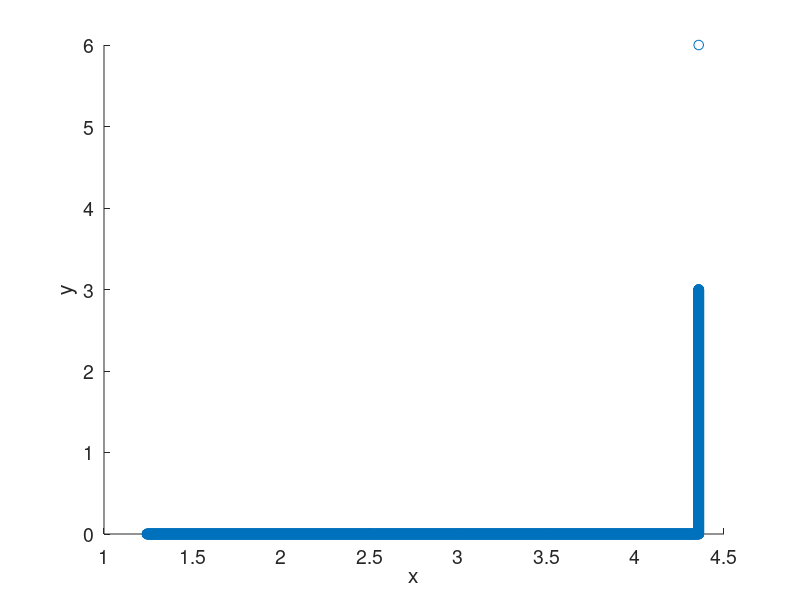

This figure's MATLAB source: (Note: this script raises an error after producing the figure.)
%%
load('Mpc_result.mat')
load('Los_result.mat')

figure();
hold on;

groundtruth1(:,1) = [1.242:0.001:4.357];
groundtruth1(:,2) = 0;
groundtruth2(:,2) = [0:0.001:3,6];
groundtruth2(:,1) = 4.357;
groundtruth = [groundtruth1;groundtruth2];


xlabel('x');
ylabel('y');
set(gca,'FontSize',14);  
% hd(7) = scatter(ground_truth(:,1),ground_truth(:,2),20,"g*");
hd(3)= scatter(groundtruth(:,1),groundtruth(:,2),50,"g.");
hd(5) = scatter(Los_result(index,1) .m(:,1),Los_result(index,1) .m(:,2),50,"ro");
hd(6) = scatter(Mpc_result(index,1).m(:,1),Mpc_result(index,1).m(:,2),50,"b+");





grid on;
legend("ground truth","Localization of LOS and MPC","Localization of LOS")

